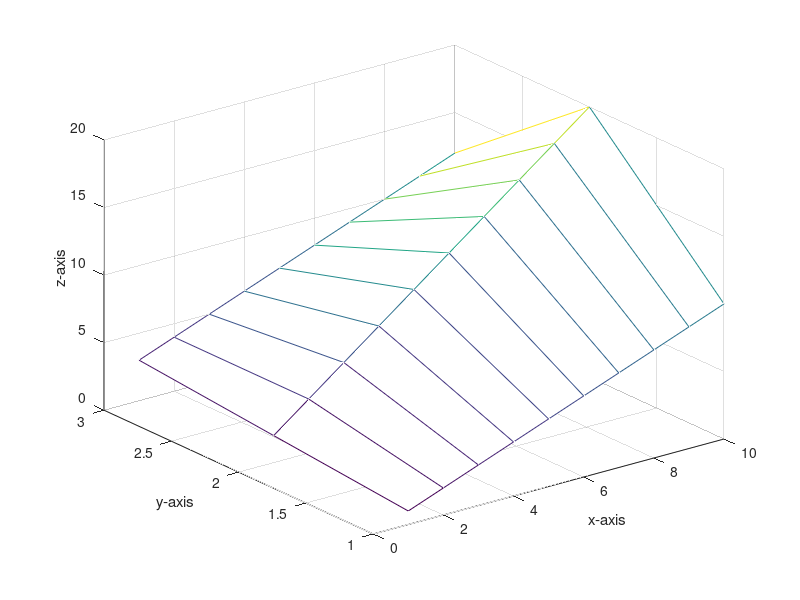

Here is the MATLAB script that generated this plot:
z=[1,2,3,4,5,6,7,8,9,10;
    2,4,6,8,10,12,14,16,18,20 
    3,4,5,6,7,8,9,10,11,12];
x=linspace(1,50,10);
y=linspace(500,1000,3);
mesh(z);
xlabel("x-axis");
ylabel("y-axis");
zlabel("z-axis");
%surf(z) dersen yüzeyli yapar
